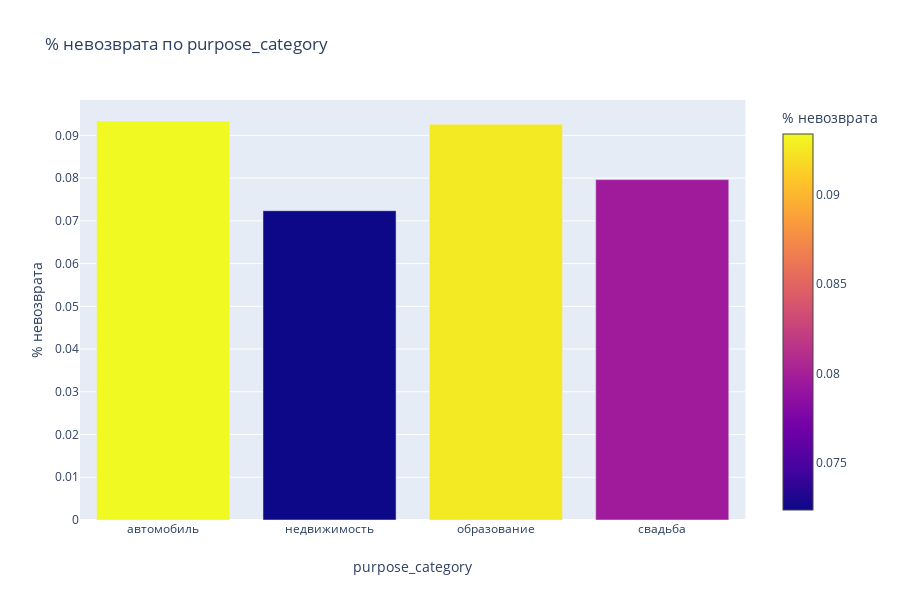

Notebook cell for this chart:
### Markdown cell above
Добавили отдельно табличку и график по целям кредита:

### Code cell
pivot(data, 'purpose_category')

### Figure 1 — Plotly figure (JSON) as saved in the notebook; plotly's stock layout.template omitted (floating-point values rounded to 4 significant figures)
{"data": [{"alignmentgroup": "True", "hoverlabel": {"namelength": 0}, "hovertemplate": "purpose_category=%{x}<br>% невозврата=%{marker.color}", "legendgroup": "", "marker": {"color": [0.09337, 0.07238, 0.09262, 0.07965], "coloraxis": "coloraxis"}, "name": "", "offsetgroup": "", "orientation": "v", "showlegend": false, "textposition": "auto", "type": "bar", "x": ["автомобиль", "недвижимость", "образование", "свадьба"], "xaxis": "x", "y": [0.09337, 0.07238, 0.09262, 0.07965], "yaxis": "y"}], "layout": {"barmode": "relative", "coloraxis": {"colorbar": {"title": {"text": "% невозврата"}}, "colorscale": [[0, "#0d0887"], [0.1111, "#46039f"], [0.2222, "#7201a8"], [0.3333, "#9c179e"], [0.4444, "#bd3786"], [0.5556, "#d8576b"], [0.6667, "#ed7953"], [0.7778, "#fb9f3a"], [0.8889, "#fdca26"], [1, "#f0f921"]]}, "height": 600, "legend": {"tracegroupgap": 0}, "title": {"text": "% невозврата по purpose_category"}, "xaxis": {"anchor": "y", "domain": [0, 0.98], "title": {"text": "purpose_category"}}, "yaxis": {"anchor": "x", "domain": [0, 1], "title": {"text": "% невозврата"}}}}
